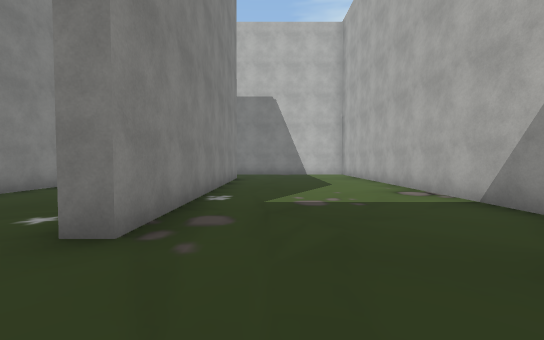
[1] (above)

21 first-person views from a walk through a Unity game level. The camera is 1.4 m above the floor, tilts 2° down and sees 90° across. The floor is counted in squares, 2 m on a side. Each view is taken from the middle of a square. On the plan, view 1 faces up. The plan holds only what a view shows up to about 9 squares ahead; the rest is blank. The place goes on beyond the plan. The player character is not drawn. Some animated figures are left out. Some surface patterns are stand-ins.

[2]
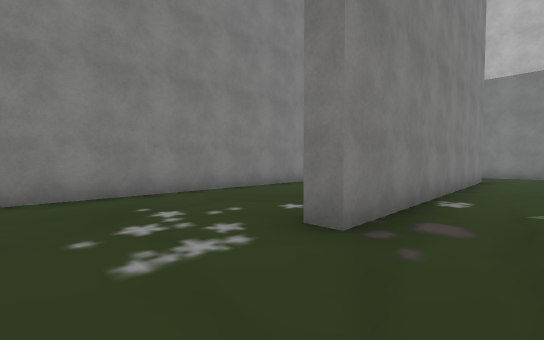

[3]
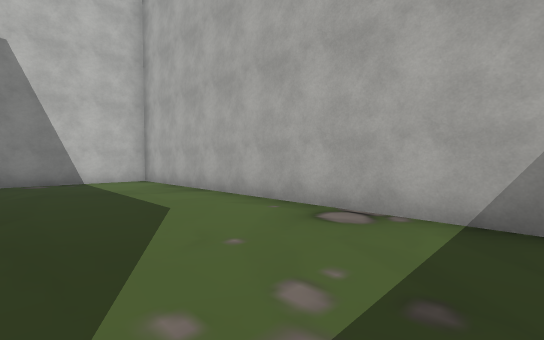

[4]
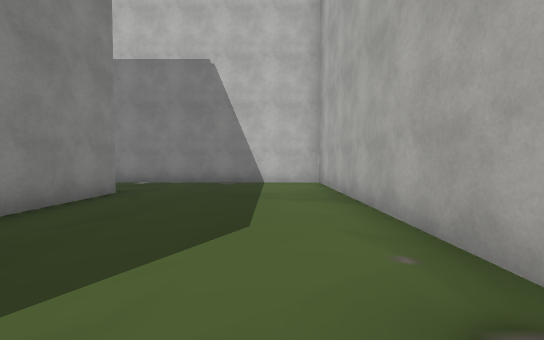

[5]
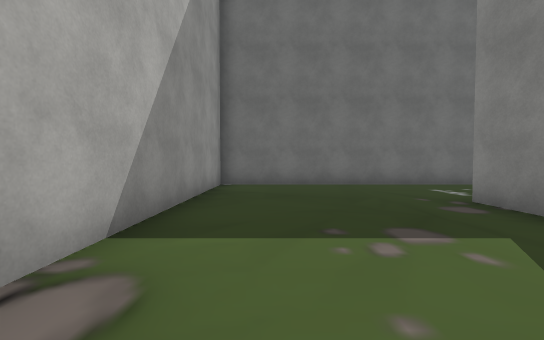

[6]
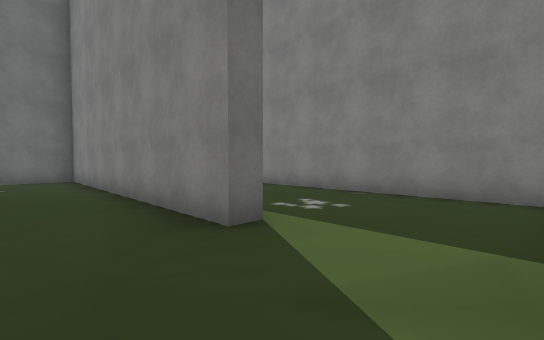

[7]
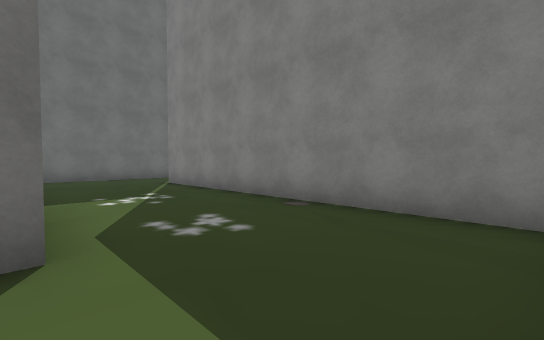

[8]
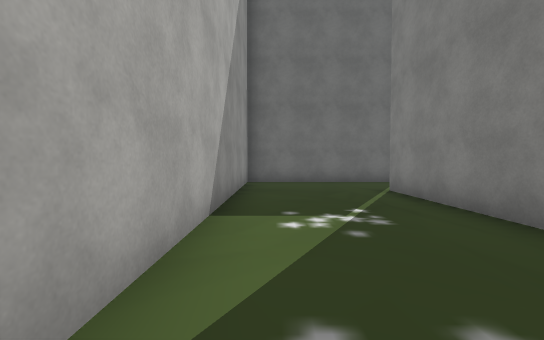

[9]
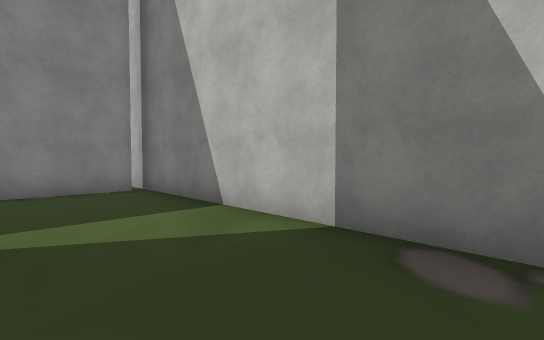

[10]
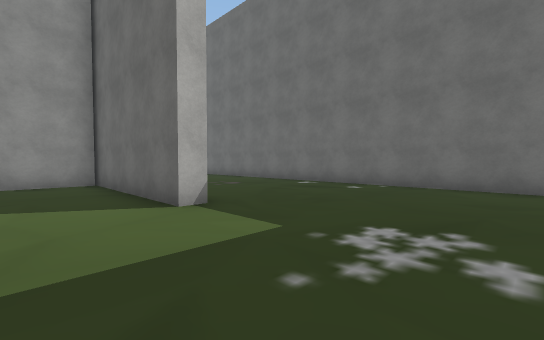

[11]
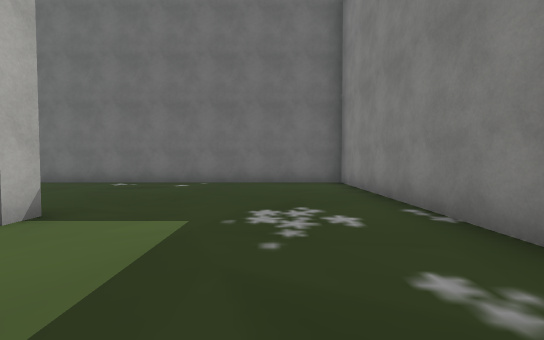

[12]
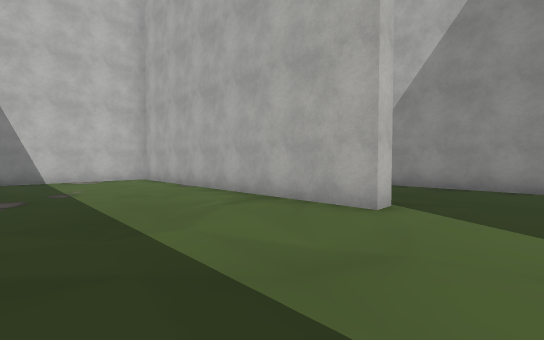

[13]
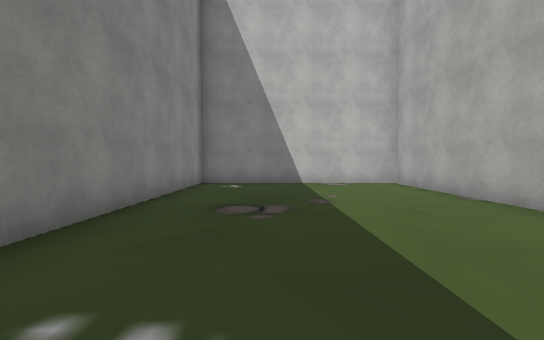

[14]
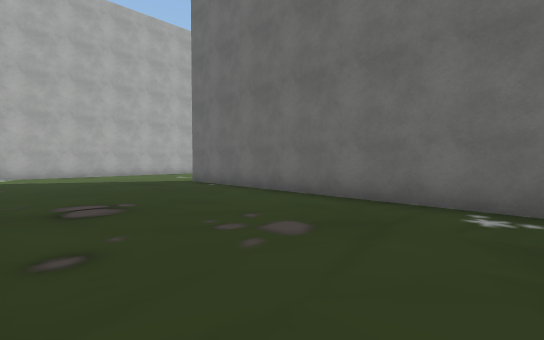

[15]
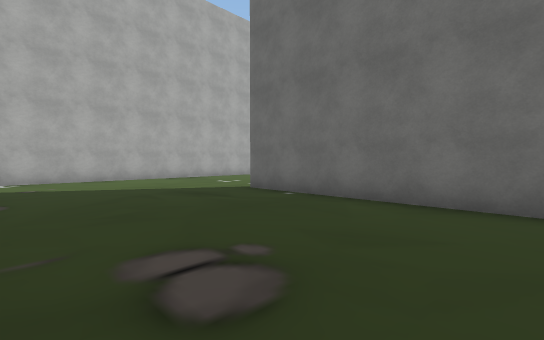

[16]
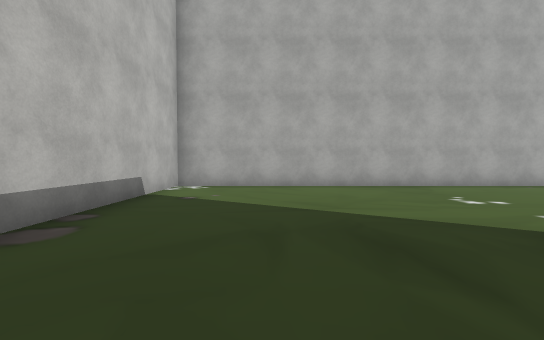

[17]
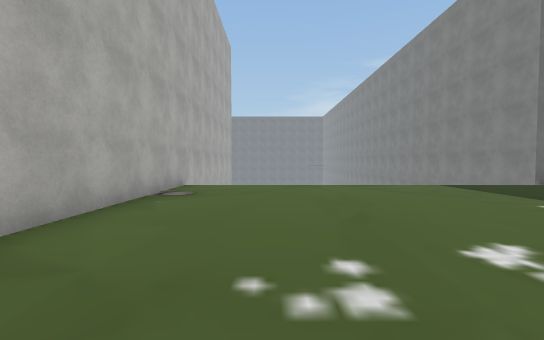

[18]
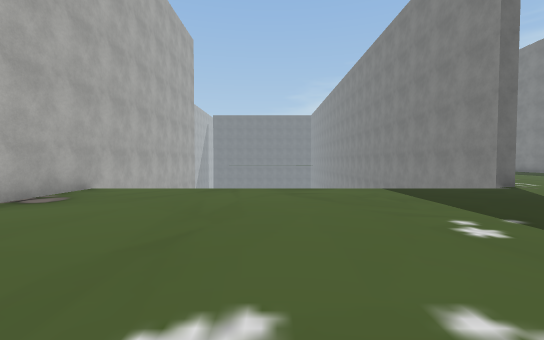

[19]
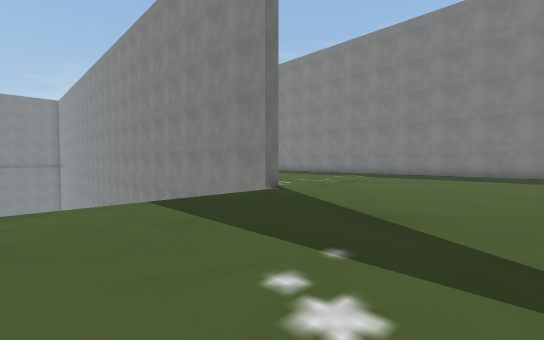

[20]
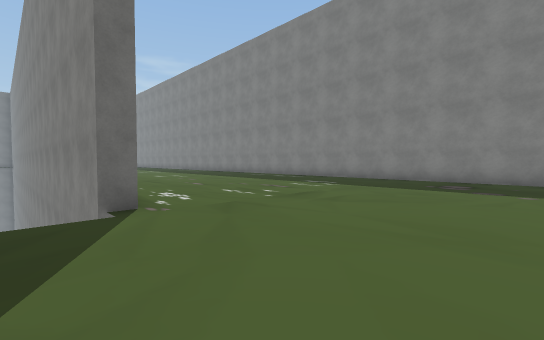

[21]
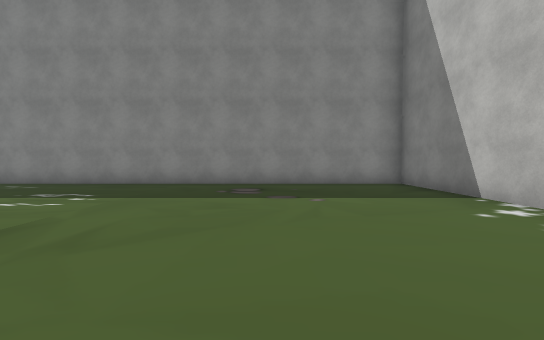

### Floor plan
Points are (right, up) in squares from view 1. A wall is a line through its corners. A room is listed if a view was taken in it or the views show most of it. See-through windows are left out.
Room 1 (views 1, 2, 3, 4, 5, 6, 7, 8, 9)
walls: (-6.2, 7.7) (-5.7, 7.7) (-5.7, -0.9) (3.5, -0.9) (3.5, 13.6) (-3, 13.6); (-2.9, 10.5) (-10, 10.5); (-1.4, 11) (-1.4, 2.4) (-2, 2.4); (-9.8, 10.2) (-9.8, 1.6) (-10.2, 1.6); (-11.1, -0.9) (-6.2, -0.9) (-6.2, 7.2)
ways out: opening at (-10, 0.5) to room 2
Room 2 (views 10, 11, 12, 13, 14, 15, 16, 17, 18, 19, 20, 21)
walls: (-11.9, -7.1) (-16.2, -7.1) (-16.2, -19.2); (-7.5, -14.1) (-6.9, -14.1); (-11.1, -1.5) (-11.1, -0.9); (-10.2, 1.6) (-10.2, 10.2); (-16.2, -0.1) (-16.2, -6.6) (-1.6, -6.6); (3.5, -14.9) (3.5, -1.4) (-1.5, -1.4); (-10, 10.5) (-16.2, 10.5) (-16.2, 4.1)
ways out: opening at (-10, 0.5) to room 1

Positions as (right, up) in squares from view 1, and headings:
1: (0, 0), facing up
2: (0, 0), facing up-left
3: (0, 4), facing up-right
4: (2, 5), facing up
5: (2, 7), facing down
6: (-4, 10), facing down-left
7: (-6, 10), facing down-left
8: (-7, 8), facing down
9: (-3, 8), facing up-left
10: (-15, 1), facing down-right
11: (-14, 2), facing down
12: (-14, 0), facing up-right
13: (-14, 2), facing up
14: (-10, -2), facing down-right
15: (-7, -2), facing down-right
16: (-4, -4), facing right
17: (1, -6), facing down
18: (-1, -7), facing down
19: (-2, -9), facing down-left
20: (-6, -10), facing down-left
21: (-8, -11), facing left
